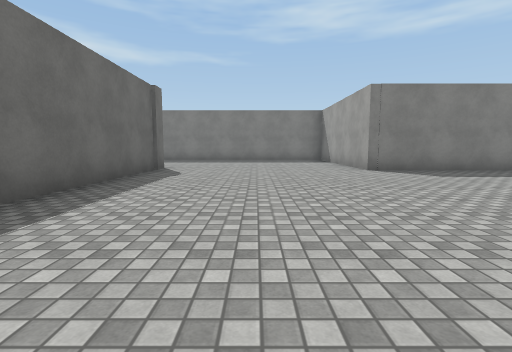
view 1 (above)

20 first-person views from a walk through a scene from a Unity 3-D project. The camera is 1.2 m above the floor, tilts 6° down and sees 85° across. The floor is counted in squares, 2 m on a side. Each view is taken from the middle of a square. On the plan, view 1 faces up. The plan holds only what a view shows up to about 9 squares ahead; the rest is blank. The place goes on beyond the plan. The player character is not drawn. Surface patterns are stand-ins for the level's own textures.

view 2
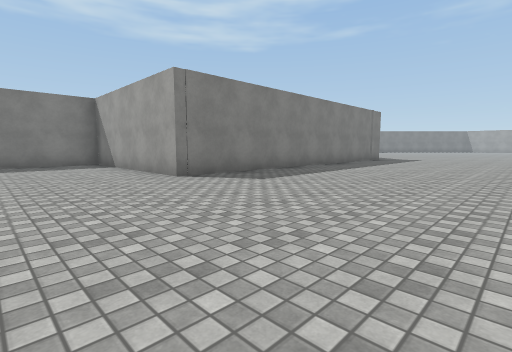

view 3
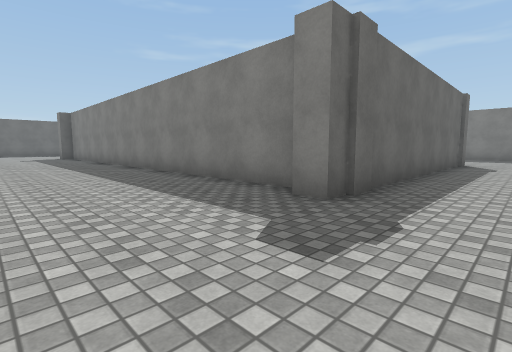

view 4
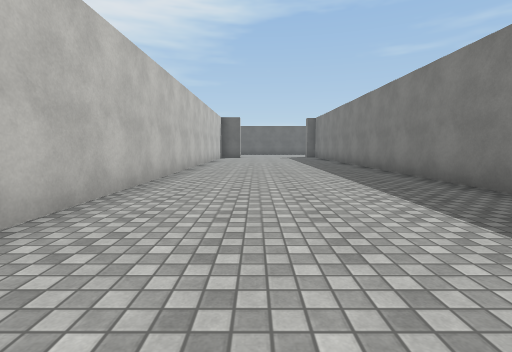

view 5
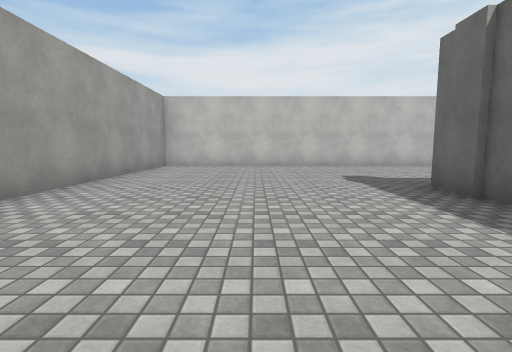

view 6
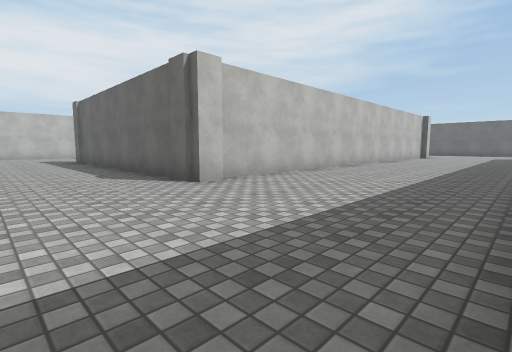

view 7
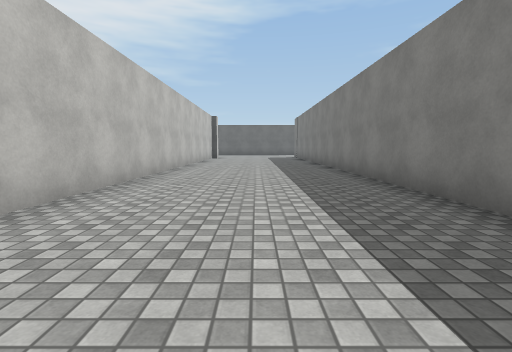

view 8
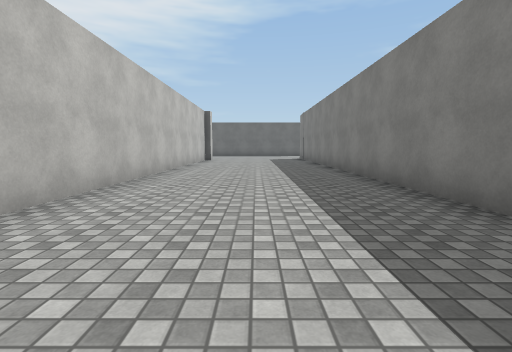

view 9
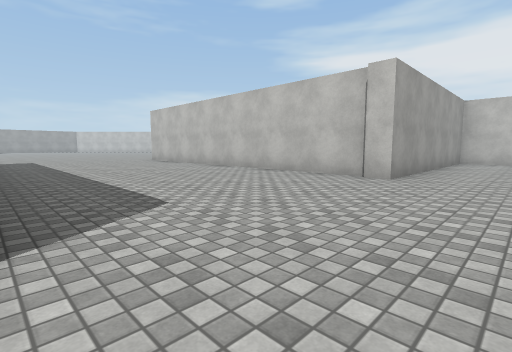

view 10
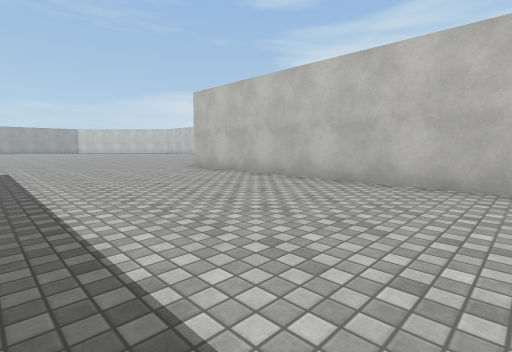

view 11
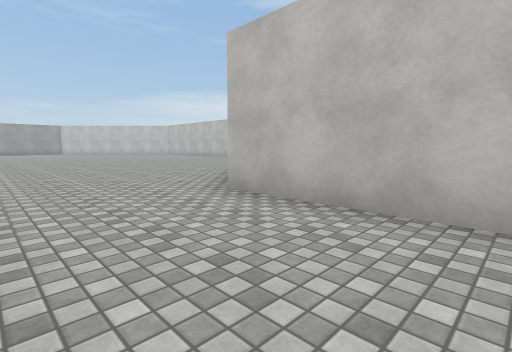

view 12
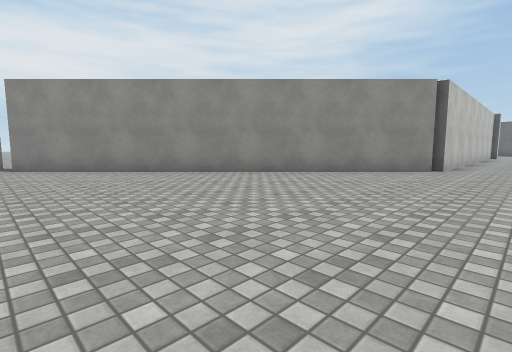

view 13
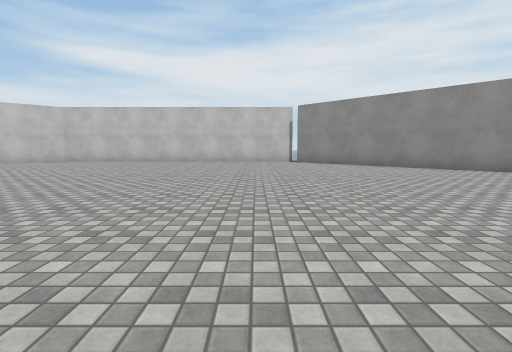

view 14
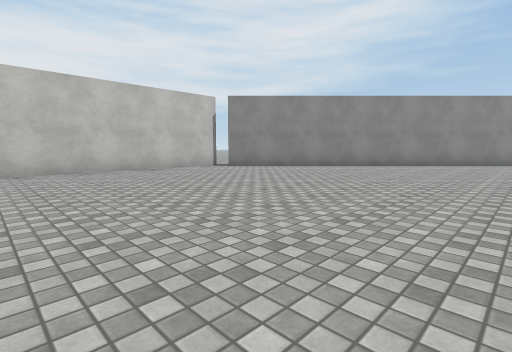

view 15
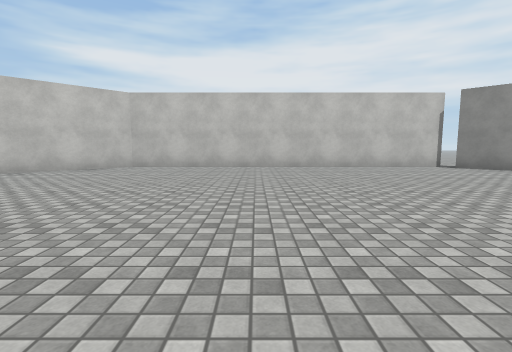

view 16
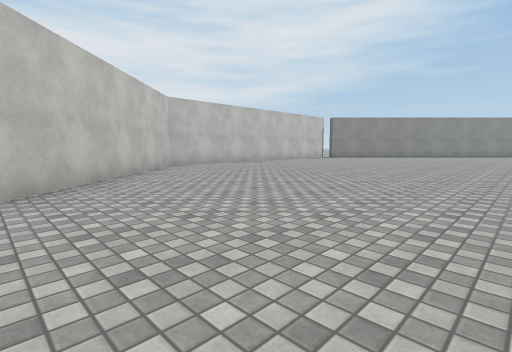

view 17
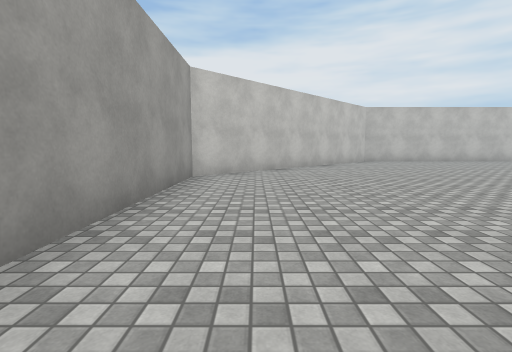

view 18
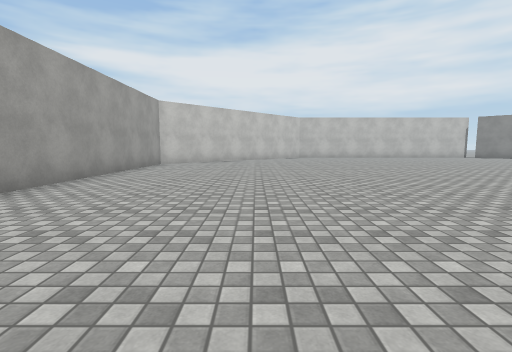

view 19
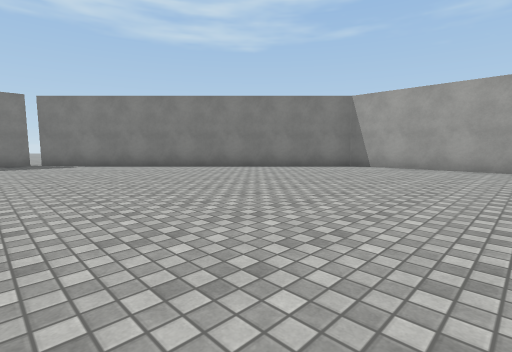

view 20
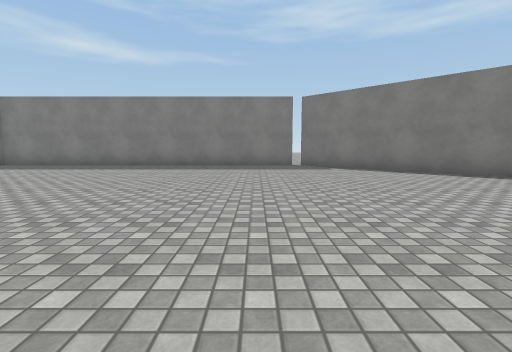

### Floor plan
Points are (right, up) in squares from view 1. A wall is a line through its corners. A room is listed if a view was taken in it or the views show most of it. See-through windows are left out.
Room 1 (views 1, 2, 3, 4, 5, 6, 7, 8, 9, 10, 11, 12, 13, 14, 15, 16, 17, 18, 19, 20)
walls: (7.8, 7.1) (2.8, 7.1) (2.8, 12.2) (0.4, 12.2); (3.4, 1.5) (13.1, 1.5) (20.5, -5.9); (20.5, -6.2) (29.6, -6.2) (35.3, -0.6) (35.3, 7.1) (28.4, 14); (28.3, 13.9) (19, 13.9); (-3.2, 8) (-2.6, 8) (-2.6, -0.2) (-3.2, -0.2); (-3.4, 0.3) (-10.6, 0.3); (-4.4, 12.2) (-13, 12.2); (-10.1, -4.8) (2.8, -4.8) (2.8, 1.7) (3.4, 1.7); (-13, 7.8) (-3.2, 7.8)
ways out: gap at (28, 14)

Positions as (right, up) in squares from view 1, and headings:
1: (0, 0), facing up
2: (0, 2), facing up-right
3: (-1, -3), facing up-left
4: (-1, -3), facing left
5: (0, 4), facing down
6: (0, 12), facing down-left
7: (-2, 10), facing left
8: (-4, 10), facing left
9: (1, 7), facing down-right
10: (6, 6), facing down-right
11: (10, 4), facing down-right
12: (21, 3), facing down-left
13: (22, 5), facing down
14: (26, 1), facing down-left
15: (26, 2), facing down
16: (34, 2), facing down-left
17: (34, 5), facing down
18: (32, 9), facing down
19: (27, 3), facing up-right
20: (27, 5), facing up
